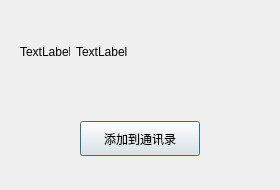
<?xml version="1.0" encoding="UTF-8"?>
<ui version="4.0">
 <class>FindSuccessDlg</class>
 <widget class="QDialog" name="FindSuccessDlg">
  <property name="geometry">
   <rect>
    <x>0</x>
    <y>0</y>
    <width>280</width>
    <height>190</height>
   </rect>
  </property>
  <property name="minimumSize">
   <size>
    <width>280</width>
    <height>190</height>
   </size>
  </property>
  <property name="maximumSize">
   <size>
    <width>280</width>
    <height>190</height>
   </size>
  </property>
  <property name="windowTitle">
   <string>Dialog</string>
  </property>
  <layout class="QVBoxLayout" name="verticalLayout">
   <item>
    <widget class="QWidget" name="widget" native="true">
     <layout class="QHBoxLayout" name="horizontalLayout">
      <item>
       <widget class="QLabel" name="head_lb">
        <property name="minimumSize">
         <size>
          <width>50</width>
          <height>50</height>
         </size>
        </property>
        <property name="maximumSize">
         <size>
          <width>50</width>
          <height>16777215</height>
         </size>
        </property>
        <property name="text">
         <string>TextLabel</string>
        </property>
       </widget>
      </item>
      <item>
       <widget class="QLabel" name="name_lb">
        <property name="text">
         <string>TextLabel</string>
        </property>
       </widget>
      </item>
      <item>
       <spacer name="horizontalSpacer">
        <property name="orientation">
         <enum>Qt::Horizontal</enum>
        </property>
        <property name="sizeHint" stdset="0">
         <size>
          <width>100</width>
          <height>20</height>
         </size>
        </property>
       </spacer>
      </item>
     </layout>
    </widget>
   </item>
   <item>
    <widget class="QWidget" name="widget_2" native="true">
     <layout class="QHBoxLayout" name="horizontalLayout_2">
      <item>
       <widget class="ClickedBtn" name="add_friend_btn">
        <property name="minimumSize">
         <size>
          <width>120</width>
          <height>35</height>
         </size>
        </property>
        <property name="maximumSize">
         <size>
          <width>120</width>
          <height>35</height>
         </size>
        </property>
        <property name="text">
         <string>添加到通讯录</string>
        </property>
       </widget>
      </item>
     </layout>
    </widget>
   </item>
  </layout>
 </widget>
 <customwidgets>
  <customwidget>
   <class>ClickedBtn</class>
   <extends>QPushButton</extends>
   <header location="global">clickedbtn.h</header>
  </customwidget>
 </customwidgets>
 <resources/>
 <connections/>
</ui>
